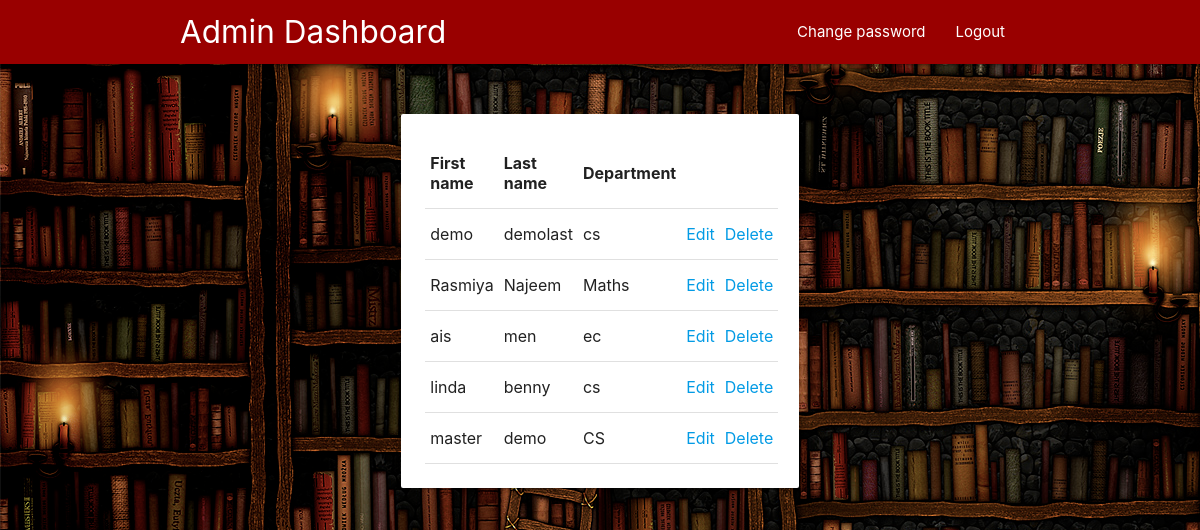
Page /admin/edit_teacher.php (signed in) on the committed database.
### tables this page shows
CREATE TABLE `teacher_details` (
  `tid` varchar(20) NOT NULL,
  `tfname` varchar(20) DEFAULT NULL,
  `tlname` varchar(20) DEFAULT NULL,
  `dept` varchar(20) DEFAULT NULL,
  `email` varchar(30) DEFAULT NULL,
  `phone` varchar(15) DEFAULT NULL,
  `gender` varchar(10) DEFAULT NULL,
  `state` varchar(20) DEFAULT NULL,
  `country` varchar(20) DEFAULT NULL,
  `dob` date DEFAULT NULL
);

### admin/edit_teacher.php (the view, shortened to what this page needs)
<?php
include('../config.php');
?>
<html>
    <head>
      <link href="../vendors/fonts.css" rel="stylesheet">
  <link rel="stylesheet" href="../vendors/materialize.min.css">
  </head>
  <body background="../images/bg.png">
  <nav style="background:#990000">
    <div class="nav-wrapper c-gradient">
       <div class="container">
        <a href="admindash.php" class="brand-logo">Admin Dashboard</a>
            <ul id="nav-mobile" class="right">
            <li><a href="pass_edit.php">Change password</a></li>
            <li><a href="../logout.php">Logout</a></li>
           </ul>
	  </div>
    </div>
</nav>
<div class="container">
    <div class="row">
        <div class="col s12 m6 offset-m3" style="margin-top: 5%">
            <div class="card hoverable" id="login">
                <div class="card-content">
                <table>
						<th>First name</th>
						<th>Last name</th>
						<th>Department</th>
						<th></th>
                        <th></th>
                <?php
				$query1=mysqli_query($con,"SELECT * FROM teacher_details");
			   while( $xx = mysqli_fetch_array($query1)){
			   		echo "<tr><td>".$xx['tfname']."</td>";
					echo "<td>".$xx['tlname']."</td>";
					echo "<td>".$xx['dept']."</td>";
					echo "<td><a href='tedit.php?id=".$xx['tid']."'> Edit </a></td>";
					echo "<td><a href='tdelete.php?id=".$xx['tid']."'> Delete </a></td></tr>";
			   }
				?>
					</table>
                </div>
            </div>
        </div>
    </div>
    </div>
 </body>
</html>

### rows in the picture
teacher_details: tfname "demo", tlname "demolast", dept "cs"
teacher_details: tfname "Rasmiya", tlname "Najeem", dept "Maths"
teacher_details: tfname "ais", tlname "men", dept "ec"
teacher_details: tfname "linda", tlname "benny", dept "cs"
teacher_details: tfname "master", tlname "demo", dept "CS"
